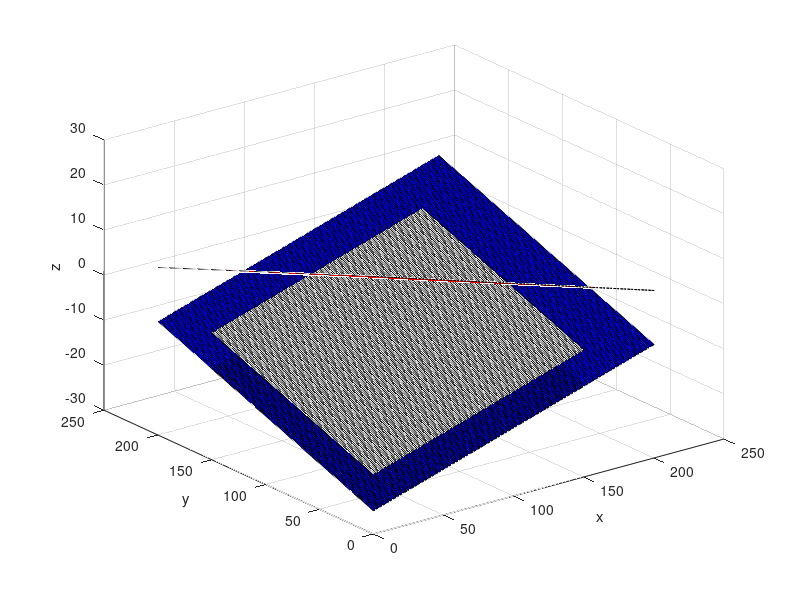

This figure's MATLAB source:
#_2.2_WORKED_EXAMPLE_2.2C
figure(1, 'position',[2000,50,1200,1200])


[x,y]=meshgrid(-10:0.1:10);
z= (7-x-y);
surf(z,'facecolor','red')
hold on
[x,y]=meshgrid(-10:0.1:10);
z= (-5+x+y);
surf(z,'facecolor','blue')
hold on
[x,y]=meshgrid(-10:0.1:5);
z= (3+x+y);
surf(z,'facecolor','white')
hold on
[x,y]=meshgrid(-10:0.1:5);
z= (-5+x+y);
surf(z,'facecolor','yellow')
hold on
xlabel ("x");
ylabel ("y");
zlabel ("z");


